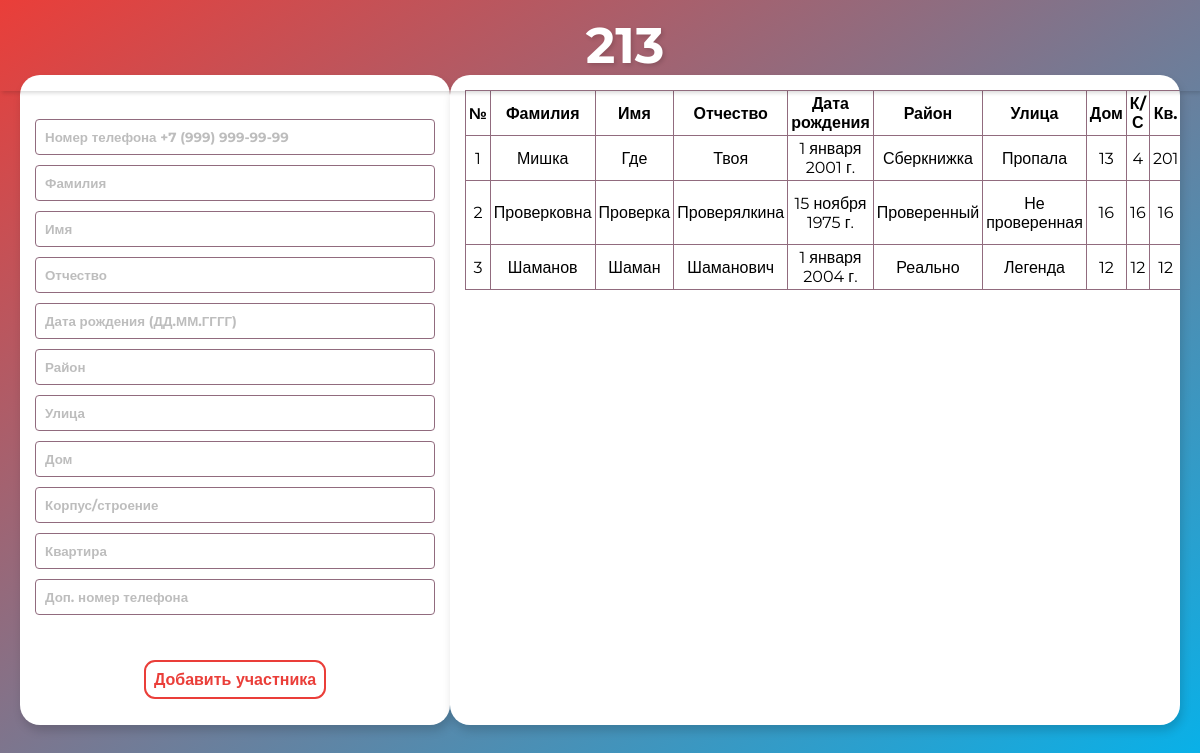
Page /events/9/add_participant (signed in) on the committed database.
### events/models.py (models this page shows, shortened)
class Events(models.Model):
    title = models.CharField('Название', max_length=155)
    description = models.CharField('Описание', max_length=250)
    full_text = models.TextField('Мероприятие')
    date = models.DateField('Дата мероприятия')
    class Meta:
        verbose_name = 'Мероприятие'
        verbose_name_plural = 'Мероприятия'

class Participant(models.Model):
    event = models.ForeignKey(Events, on_delete=models.CASCADE)
    first_name = models.CharField(max_length=255)
    last_name = models.CharField(max_length=255)
    patronymic = models.CharField(max_length=255)
    date_of_birth = models.DateField()
    district = models.CharField(max_length=255, blank=True)
    street = models.CharField(max_length=255, blank=True)
    house_number = models.PositiveIntegerField(blank=True)
    building = models.CharField(max_length=255, blank=True)
    apartment_number = models.PositiveIntegerField(blank=True)
    phone_number = models.CharField(max_length=18)
    additional_phone_number = models.CharField(max_length=18, blank=True)
    color = models.CharField(max_length=20, default='white')
    number = models.IntegerField(default=1)

### events/views.py (the view)
# urls.py: path('<int:event_id>/add_participant', views.add_participant, name='add_participant'),
@login_required
def add_participant(request, event_id):
    event = Events.objects.get(pk=event_id)
    participants_list = Participant.objects.filter(event=event)
    number = len(participants_list)+1
    error = ''
    if request.method == 'POST':
        form = ParticipantForm(request.POST)
        if form.is_valid():
            participant = form.save(commit=False)
            existing_participant = event.participant_set.filter(phone_number=participant.phone_number).first()
            if existing_participant:
                error = 'Участник с таким номером телефона уже зарегистрирован на мероприятии'
            else:
                participant.event = event
                participant.number = number
                participant.save()
                if request.headers.get('HTTP_X_REQUESTED_WITH') == 'XMLHttpRequest':
                    return JsonResponse({'redirect_url': reverse('event_detail', args=[event.id])})
                else:
                    return redirect('add_participant', event_id)
        else:
            error = 'Поля заполнены неверно'
    else:
        form = ParticipantForm()
    if request.headers.get('HTTP_X_REQUESTED_WITH') == 'XMLHttpRequest':
        return JsonResponse({'error': error})
    else:
        return render(request, 'events/add_participant.html', {'form': form,  'event': event, 'error': error, 'participants_list': participants_list})

### events/templates/events/add_participant.html (shortened to what this page needs)
{% load static %}
<!doctype html>
<html lang="en">
<head>
    <link rel="stylesheet" type="text/css" href="{% static 'participants/participants.css' %}">
</head>
<body>
    <h1 class="add-header">
        <div class="text-header">{{ event.title }}</div>
        <a href="/">
        </a>
    </h1>
    <div class="main">
        <form  method="post" class="post-form">
            {% csrf_token %} <br>
            {{ form.phone_number }}<br>
            {{ form.last_name }}<br>
            {{ form.first_name }}<br>
            {{ form.patronymic }}<br>
            {{ form.date_of_birth }}<br>
            {{ form.district }}<br>
            {{ form.street }}<br>
            {{ form.house_number }}<br>
            {{ form.building }}<br>
            {{ form.apartment_number }}<br>
            {{ form.additional_phone_number }}<br>
        <button class="add-button" type="submit">Добавить участника</button>
        </form>
    </div>
    <div class="part-table">
        <table class="iksweb">
            <tbody>
                <tr>
                    <td>№</td>
                    <td>Фамилия</td>
                    <td>Имя</td>
                    <td>Отчество</td>
                    <td>Дата рождения</td>
                    <td>Район</td>
                    <td>Улица</td>
                    <td>Дом</td>
                    <td>К/С</td>
                    <td>Кв.</td>
                </tr>
            {% for participant in participants_list %}
                <tr id="changeable-div" >
                    <td style="background-color: {{ participant.color }};">{{ participant.number }}</td>
                    <td style="background-color: {{ participant.color }};">{{ participant.last_name }}</td>
                    <td style="background-color: {{ participant.color }};">{{ participant.first_name }}</td>
                    <td style="background-color: {{ participant.color }};">{{ participant.patronymic }}</td>
                    <td style="background-color: {{ participant.color }};">{{ participant.date_of_birth }}</td>
                    <td style="background-color: {{ participant.color }};">{{ participant.district }}</td>
                    <td style="background-color: {{ participant.color }};">{{ participant.street }}</td>
                    <td style="background-color: {{ participant.color }};">{{ participant.house_number }}</td>
                    <td style="background-color: {{ participant.color }};">{{ participant.building }}</td>
                    <td style="background-color: {{ participant.color }};">{{ participant.apartment_number }}</td>
                </tr>
            {% endfor %}
            </tbody>
        </table>
    </div>
</body>
</html>

### participants/static/participants/participants.css (style rules this page uses)
html { color: #000000; font-family: 'Montserrat', sans-serif; width: 100%; height: 100%; margin: 0; padding: 0; }
body { margin: 0; background: linear-gradient(to bottom right, #ea3e39, #02b4ed); font-family: 'Montserrat', sans-serif; overflow: hidden; display: flex; align-items: center; justify-content: space-between; height: 100vh; }
.add-header { display: flex ; position: fixed; align-items: center; justify-content: center; color: #fff; text-shadow: 2px 2px 4px rgba(0, 0, 0, 0.15); font-size: 50px; background-color: rgba(73, 173, 213, 0); top: 0; left: 0; right: 0; box-shadow: 2px 2px 4px rgba(0, 0, 0, 0.15); margin: 0px; padding: 15px 0 15px 0; }
.main { margin-left: 20px; background-color: #ffffff; border-radius: 20px; padding: 15px 15px 5px 15px; box-shadow: 2px 6px 10px rgba(0, 0, 0, 0.15); min-height: 630px; width: 400px; text-align: center; }
.part-table { font-size: 16px; margin-right: 20px; background-color: #ffffff; border-radius: 20px; padding: 15px 15px 5px 15px; box-shadow: 2px 6px 10px rgba(0, 0, 0, 0.15); height: 630px; width: 1400px; text-align: center; overflow: auto; }
tr:nth-child(1) td { font-weight: bold; }
table.iksweb { width: 100%; border-collapse: collapse; border-spacing: 0; height: auto; }
table.iksweb, table.iksweb td { border: 1px solid #916b7e; }
table.iksweb td { padding: 3px; width: auto; height: 30px; }
.form-control { width: 400px; padding: 9px; margin-top: 10px; border: 1px solid #916b7e; border-radius: 4px; box-sizing: border-box; font-family: 'Montserrat', sans-serif; font-weight: bold; }
.add-button { margin-top: 25px; background-color: white; font-weight: bold; font-size: 16px; font-family: 'Montserrat', sans-serif; padding: 8px; border: 2px solid #ea3e39; color: #ea3e39; border-radius: 11px; cursor: pointer; transition: color, background-color, transform 0.2s ease; }
.text-header { margin-left: 200px; }
a { text-decoration: none; color: white; }
.form-control::placeholder { font-family: 'Montserrat', sans-serif; color: rgba(27, 27, 27, 0.29); }

### rows in the picture
Events: title "213"
Participant: number "1", last_name "Мишка", first_name "Где", patronymic "Твоя", date_of_birth "1 января 2001 г.", district "Сберкнижка", street "Пропала", house_number "13", building "4", apartment_number "201"
Participant: number "2", last_name "Проверковна", first_name "Проверка", patronymic "Проверялкина", date_of_birth "15 ноября 1975 г.", district "Проверенный", street "Не проверенная", house_number "16", building "16", apartment_number "16"
Participant: number "3", last_name "Шаманов", first_name "Шаман", patronymic "Шаманович", date_of_birth "1 января 2004 г.", district "Реально", street "Легенда", house_number "12", building "12", apartment_number "12"
